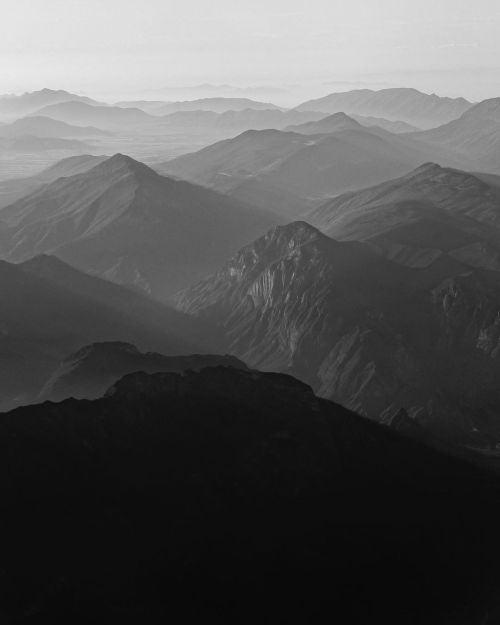
#> input picture anormaly_detect_techs/techs/DeepUnfoldingRPCA/src/basics/gray_mountain.png, 500 x 625 px
$ python find_basic_v2.py
#> lines starting #> are read from the running program, lines starting #| are printed output that depends on the picture

from skimage.util import view_as_windows
import numpy as np
import cv2
import os
import matplotlib.pyplot as plt

patch_size = 16
stride = 8

dir_current = os.path.dirname(os.path.abspath(__file__))
os.chdir(dir_current)

# --- 画像読み込み（グレースケール推奨） ---
img = cv2.imread("gray_mountain.png", cv2.IMREAD_GRAYSCALE)
#> img is the input picture: shape (625, 500); min 8, max 233, mean 85.6
img = img.astype(np.float32) / 255.0

# --- 前提条件（質問のコード部分） ---
# patch_size, stride, img は定義済みとします
patches = view_as_windows(img, (patch_size, patch_size), step=stride)
original_shape = patches.shape  # (h_nodes, w_nodes, patch_h, patch_w)
#> original_shape = (77, 61, 16, 16)
patches_flattened = patches.reshape(-1, patch_size * patch_size)
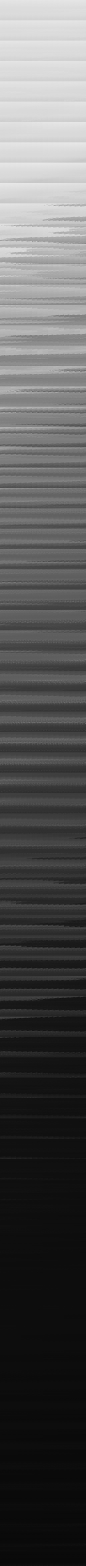
#> patches_flattened: shape (4697, 256) float32 (shown at 1/3 size); min 0.0314, max 0.914, mean 0.335

U, S, Vt = np.linalg.svd(patches_flattened, full_matrices=False)
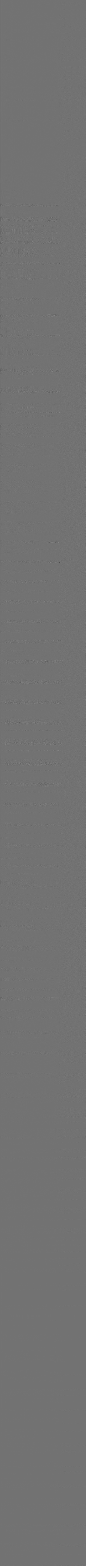
#> U: shape (4697, 256) float32 (shown at 1/3 size); min -0.381, max 0.464, mean -3.8e-05; drawn with min black and max white
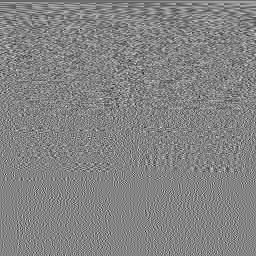
#> Vt: shape (256, 256) float32; min -0.344, max 0.322, mean -0.00024; drawn with min black and max white
#> S = 256 values, max 483.8 at index 0, min 0.0431 at index 255, mean 2.53

# --- 背景画像の可視化手順 ---

# 1. 低ランク近似 (例: 上位 k 個の特異値のみを使用)
# 全ての成分を使うと元の画像に戻るため、kを小さく設定して「背景」を抽出します
k = 1
low_rank_patches = (U[:, :k] * S[:k]) @ Vt[:k, :]

# 2. パッチの形状を元に戻す (h_nodes, w_nodes, patch_h, patch_w)
background_patches = low_rank_patches.reshape(original_shape)

# 3. パッチを結合して1枚の画像にする
# 重なり（stride）がある場合、単純な結合ではなく平均化が必要ですが、
# まずは確認用に一番左上の要素を並べる簡易的な復元を行います
h_nodes, w_nodes = original_shape[:2]
#> h_nodes = 77; w_nodes = 61
bg_img = np.zeros(((h_nodes-1)*stride + patch_size, (w_nodes-1)*stride + patch_size))

for i in range(h_nodes):
    for j in range(w_nodes):
        bg_img[i*stride : i*stride+patch_size, j*stride : j*stride+patch_size] = background_patches[i, j]

# 4. 表示
plt.figure(figsize=(10, 5))
plt.subplot(1, 2, 1)
plt.title("Original Image")
plt.imshow(img, cmap='gray')

plt.subplot(1, 2, 2)
plt.title(f"Background (Low-Rank, k={k})")
plt.imshow(bg_img, cmap='gray')
plt.show()
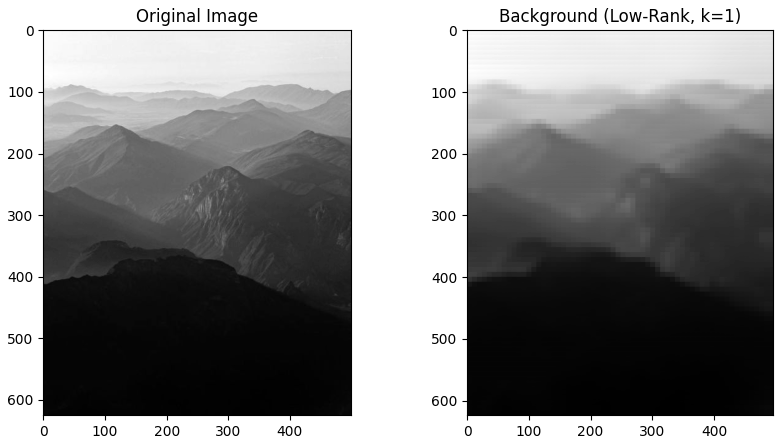
#> figure drawn by matplotlib, 2 panels
